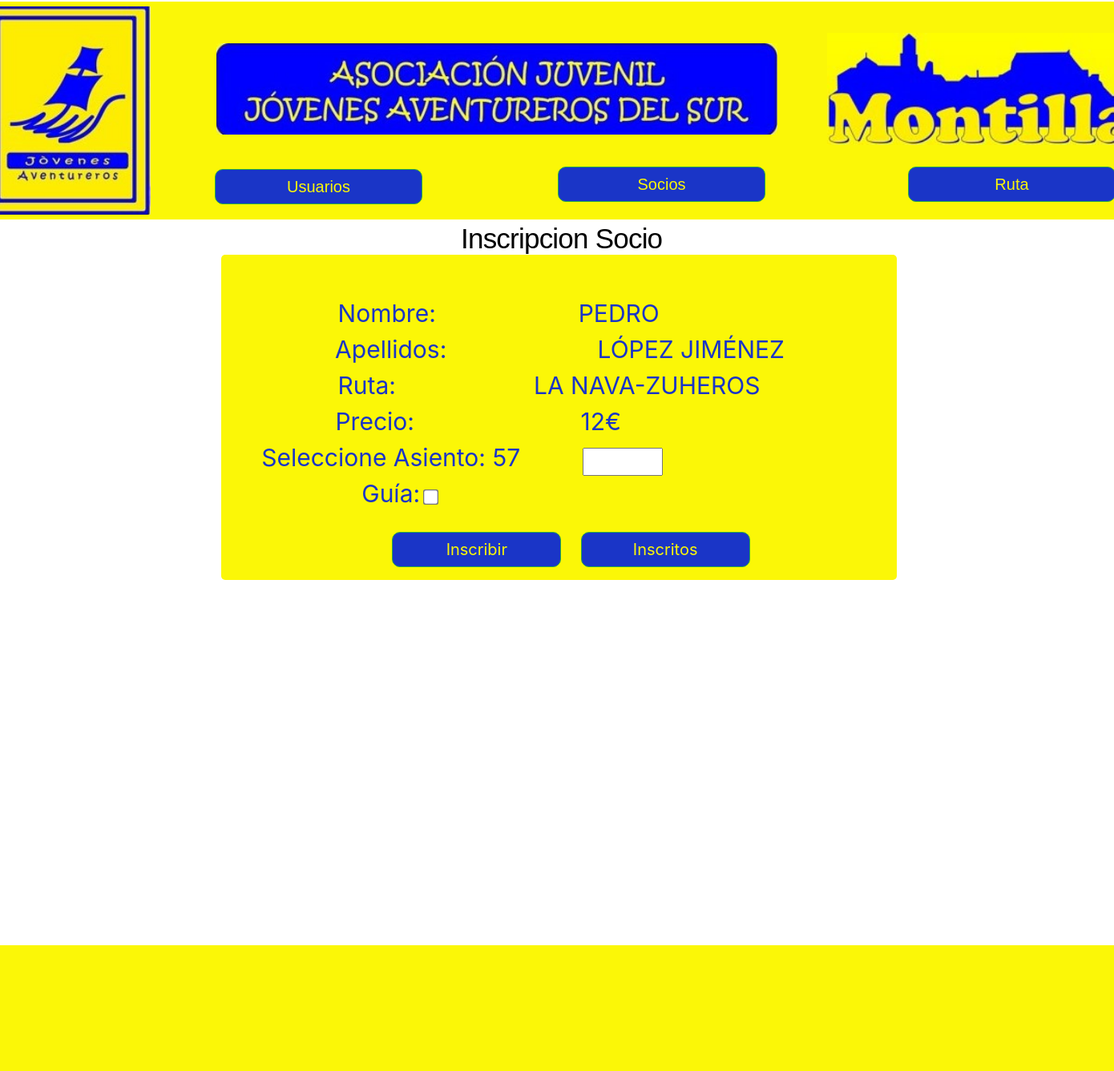
/socios/crearInscripcionSocioB/15396/, run on an earlier commit of the app's database.
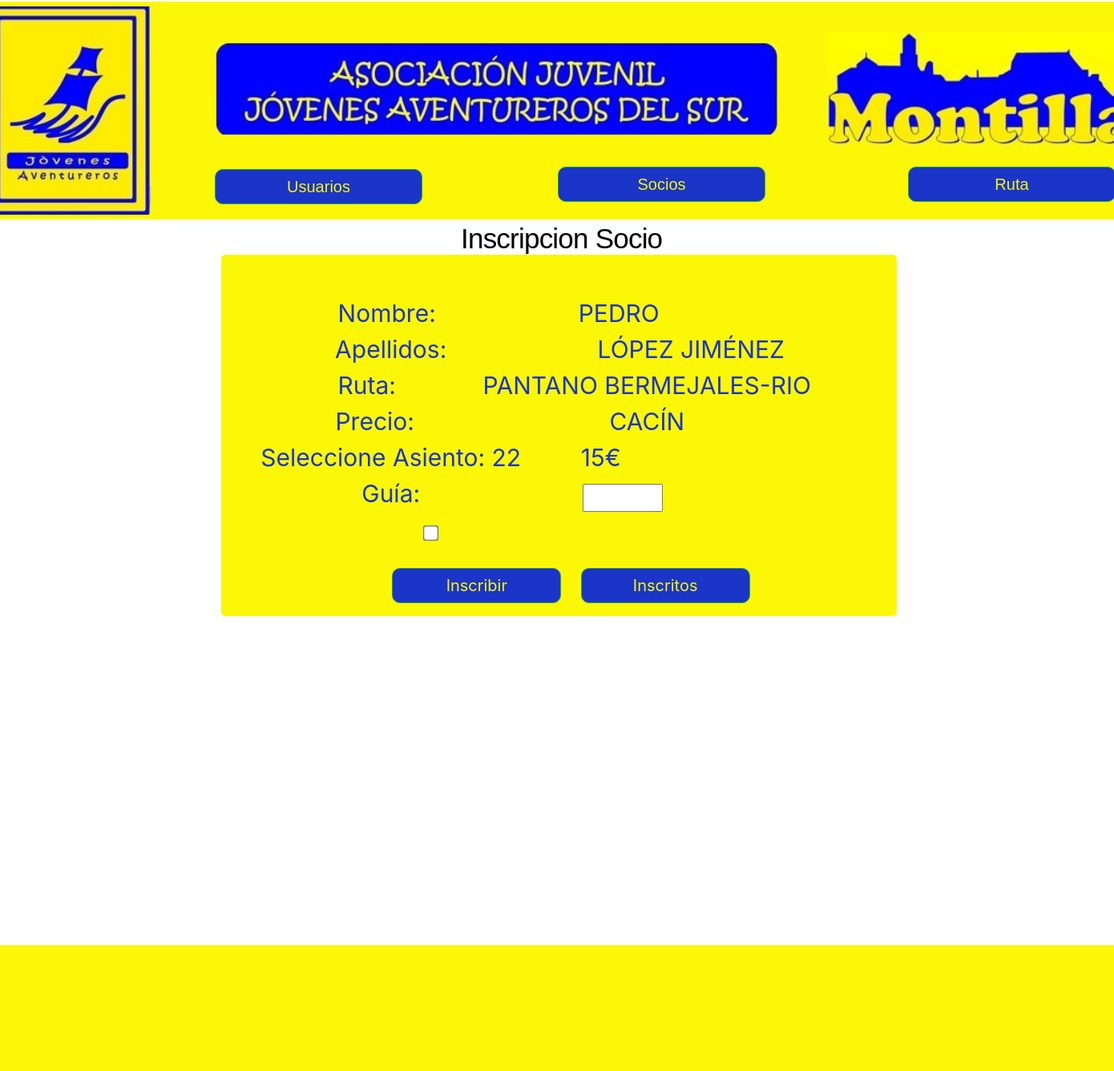
And on a later commit of the database.
### Socios/models.py (models this page shows, shortened)
class Inscripciones(models.Model):
    id = models.AutoField(primary_key=True)
    nombre = models.CharField(max_length=30)
    destino = models.CharField(max_length=30, blank=False)
    fecha = models.CharField(max_length=16, blank=False)
    distancia = models.IntegerField(default=0)
    dificultad = models.CharField(max_length=20, choices=DIFICULTAD, default=BAJA)
    precio_socio = models.PositiveIntegerField()
    precio_no_socio = models.PositiveIntegerField()
    finalizada = models.BooleanField(default=False)
    recaudacion_socios = models.IntegerField(default=0)
    recaudacion_no_socios = models.IntegerField(default=0)
    pago_metalico = models.IntegerField(default=0)
    pago_banco = models.IntegerField(default=0)

### Socios/views.py (the view)
# urls.py: path("crearInscripcionSocioB/<int:socioid>/", crear_inscripcion_socio_b, name="Inscribir Socios B"),
def crear_inscripcion_socio_b(request, socioid):
    precio = 0
    mensaje = 0
    total = 0
    aparece_socio = Inscripcion_Socio.objects.filter(inscripcion__finalizada = False).order_by("-asiento_bus").first()
    if aparece_socio:
        total = aparece_socio.asiento_bus + 1
    else:
        total = 0
    socio = Socios.objects.filter(id = socioid).first()
    inscripcion = Inscripciones.objects.filter(finalizada = False).first()
    if socio.socio is True:
        precio = inscripcion.precio_socio
    else:
        precio = inscripcion.precio_no_socio
    if request.method == 'POST':
        inscripcion_form = Inscripcion_SocioForm(request.POST)
        if inscripcion_form.is_valid():
            if inscripcion_form.cleaned_data['guia'] is True:
                precio = 0
            elif socio.socio is True:
                precio = inscripcion.precio_socio
            elif socio.socio is False:
                precio = inscripcion.precio_no_socio
            asiento_bus = inscripcion_form.cleaned_data['asiento_bus']
            inscripcion_socio = Inscripcion_Socio.objects.filter(inscripcion = inscripcion)
            ocupado = any(i.asiento_bus == asiento_bus for i in inscripcion_socio)
            repite = Inscripcion_Socio.objects.filter(inscripcion = inscripcion, socios = socio).count()
            print(repite)
            if repite != 0:
                return render(request, 'socios/crearInscripcionSociob.html', {'formulario': inscripcion_form, "socio":socio, "inscripcion":inscripcion, "precio":precio, "mensaje":"Usuario ya Inscripto en ruta"})
            if ocupado:
                return render(request, 'socios/crearInscripcionSocioB.html', {'formulario': inscripcion_form, "socio":socio, "inscripcion":inscripcion, "precio":precio, "mensaje":"Asiento ocupado"})
            elif asiento_bus < 21:
                return render(request, 'socios/crearInscripcionSocioB.html', {'formulario': inscripcion_form, "socio":socio, "inscripcion":inscripcion, "precio":precio, "mensaje":"La Inscripción comienza a partir del asiento 21"})
            else:
                if asiento_bus <= 55:
                    numero_bus = 1
                else:
                    numero_bus = 2
                Inscripcion_Socio.objects.create(inscripcion = inscripcion,
                                    socios = socio,
                                    precio = precio,
                                    numero_bus = numero_bus,
                                    asiento_bus= asiento_bus,
                                    pago = False)
            return redirect('Usuarios Inscritos',inscripcion.id)
    else:
        inscripcion_form = Inscripcion_SocioForm()
        return render(request, 'socios/crearInscripcionSocioB.html', {'formulario': inscripcion_form, "socio":socio, "inscripcion":inscripcion, "precio":precio, "mensaje":mensaje, "total":total})

### Socios/forms.py
class Inscripcion_SocioForm(forms.Form):
    asiento_bus = forms.IntegerField(label="Seleccione asiento:",validators=[MinValueValidator(1),MaxValueValidator(110)])
    guia = forms.BooleanField(label = "Guía", required= False)

### Socios/templates/socios/crearInscripcionSocioB.html (shortened to what this page needs)
{% extends "jovenesAventureros/base.html" %}
{% load crispy_forms_tags %}
{% load widget_tweaks %}
{% load static %}
{% block content %}
<p class="gestiones" style="font-size: 35px; margin-top: -25px;margin-left: 40px;">Inscripcion Socio</p>
  <div class="overlap-groupRegister">
  <div class="contenedorFormularioPerfil" style="width: 70%; margin-top: -2px;">
    <form method="post" action="" style="color: rgb(9, 10, 11); text-align: center; margin-top: 30px;">
        <div style="margin-top: 50px; color: rgba(26, 53, 199, 1); font-size: 30px; display: flex; flex-direction: column; align-items: center;">
            <div style="display: flex; justify-content: space-around; width: 90%;">
                <div style="width: 45%;">
                    <div style="margin-left: -50px;">Nombre:<br></div>
                    <div style="margin-left: -40px;">Apellidos:<br></div>
                    <div style="margin-left: -100px;">Ruta:<br></div>
                    <div style="margin-left: -80px;">Precio:<br></div>
                    <div style="margin-left: -40px;">Seleccione Asiento: {{total}}<br></div>
                    <div style="margin-left: -40px;">Guía: <br></div>
                </div>
                <div style="width: 45%;">
                  <div style="margin-left: -230px;">{{socio.nombre}}</div>
                  <div style="margin-left: -50px;">{{socio.apellidos}}</div>
                  <div style="margin-left: -160px;">{{inscripcion.nombre}}</div>
                  <div style="margin-left: -275px;">{{precio}}€</div>
                  <div style="margin-left: -220px; margin-bottom: 50px;">{{ formulario.asiento_bus|add_class:"small-input" }}</div>
                  <div style="margin-left: -700px; margin-bottom: 30px;margin-top: -50px;">{{ formulario.guia|add_class:"bigger-input" }}</div>
                </div>
            </div>
        </div>
        <button type="submit" class="btn btn-success" style="margin-top: -5px; margin-bottom: 15px;background-color:rgba(26, 53, 199, 1); border-radius: 10px; color: #FBF707; width: 25%;font-size: 20px;margin-left: 30px;">Inscribir</button>
        <button type="submit" class="btn btn-success" style="margin-top: -5px; margin-bottom: 15px;background-color:rgba(26, 53, 199, 1); border-radius: 10px; color: #FBF707; width: 25%;font-size: 20px;margin-left: 20px;"><a href="{% url 'Usuarios Inscritos' inscripcion.id %}" style="color:  #FBF707">Inscritos</a></button>
    </form>
  </div>
  </div>
  <div class="boRE"></div>
{% endblock %}

What changed in the data, as far as the page shows it:
no longer on this page (row edited): Inscripciones: nombre "LA NAVA-ZUHEROS"
added Inscripciones: nombre "PANTANO BERMEJALES-RIO CACÍN"
Also different on the page:
{{ total }}: "57" → "22"
{{ precio }}: "12" → "15"
